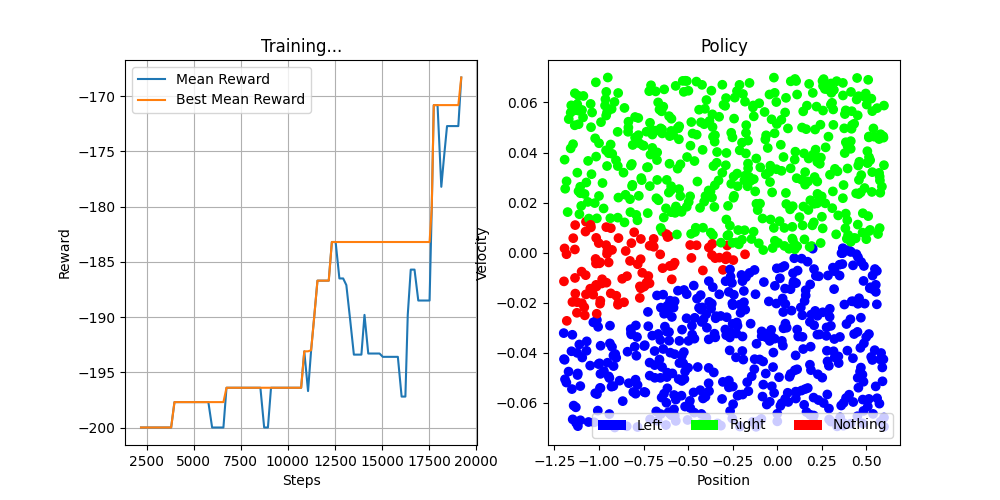

Here is the Python script that generated this plot:
import copy
from collections import namedtuple
from itertools import count
import math
import random
import numpy as np 
import time

import gym

import torch
import torch.nn as nn
import torch.optim as optim
import torch.nn.functional as F
import torchvision.transforms as T

from collections import namedtuple
import random
from PIL import Image
import pandas as pd

import matplotlib.pyplot as plt
import matplotlib.patches as mpatches
from matplotlib.colors import ListedColormap

def plot(steps,mean_rewards,best_mean_rewards,policy):
    fig = plt.figure(figsize=(10,5)) 
    plt1 = fig.add_subplot(121)
    plt2 = fig.add_subplot(122) 

    plt1.plot(steps,mean_rewards,label='Mean Reward')
    plt1.plot(steps,best_mean_rewards,label='Best Mean Reward')
    plt1.set_title('Training...')
    plt1.set_xlabel('Steps')
    plt1.set_ylabel('Reward')
    plt1.grid()
    plt1.legend()

    X = np.random.uniform(-1.2, 0.6, 1000)
    Y = np.random.uniform(-0.07, 0.07, 1000)
    Z = []
    for i in range(len(X)):
        _, temp = torch.max(policy(torch.from_numpy(np.array([X[i],Y[i]])).type(torch.FloatTensor)), dim =-1)
        z = temp.item()
        Z.append(z)
    Z = pd.Series(Z)
    colors = {0:'blue',1:'lime',2:'red'}
    colors = Z.apply(lambda x:colors[x])
    labels = ['Left','Right','Nothing']

    plt.set_cmap('brg')
    surf = plt2.scatter(X,Y, c=Z)
    plt2.set_xlabel('Position')
    plt2.set_ylabel('Velocity')
    plt2.set_title('Policy')
    recs = []
    for i in range(0,3):
         recs.append(mpatches.Rectangle((0,0),1,1,fc=sorted(colors.unique())[i]))
    plt2.legend(recs,labels,loc=4,ncol=3)

    plt.savefig('ddqn_mc.png')

def weights_init(m):
    classname = m.__class__.__name__
    if classname.find('Linear') != -1:
        nn.init.normal_(m.weight, 0, 1)

class DQN(nn.Module):
    def __init__(self):

        super(DQN, self).__init__()
        self.fc1 = nn.Linear(2, 200,bias=False)
        self.fc2 = nn.Linear(200, 3,bias=False)
        
    def forward(self, x):
        x = self.fc1(x)
        x = self.fc2(x)
        return x

Transition = namedtuple('Transion', 
                        ('state', 'action', 'next_state', 'reward'))

class ReplayMemory(object):
    def __init__(self, capacity):
        self.capacity = capacity
        self.memory = []
        self.position = 0
        
    def push(self, *args):
        if len(self.memory) < self.capacity:
            self.memory.append(None)
        self.memory[self.position] = Transition(*args)
        self.position = (self.position + 1) % self.capacity
        
    def sample(self, batch_size):
        return random.sample(self.memory, batch_size)
    
    def __len__(self):
        return len(self.memory)


def select_action(state):
    global steps_done
    sample = random.random()
    eps_threshold = EPS_END + (EPS_START - EPS_END)* \
        math.exp(-1. * steps_done / EPS_DECAY)
    steps_done += 1
    if sample > eps_threshold:
        with torch.no_grad():
            return policy_net(state.to(device)).max(1)[1].view(1,1)
    else:
        return torch.tensor([[random.randrange(3)]], device=device, dtype=torch.long)

    
def optimize_model():
    if len(memory) < BATCH_SIZE:
        return

    for index in range(50):
        transitions = memory.sample(BATCH_SIZE)
        batch = Transition(*zip(*transitions))
        
        actions = tuple((map(lambda a: torch.tensor([[a]], device=device), batch.action))) 
        rewards = tuple((map(lambda r: torch.tensor([r], device=device), batch.reward))) 

        non_final_mask = torch.tensor(
            tuple(map(lambda s: s is not None, batch.next_state)),
            device=device, dtype=torch.uint8)
        
        non_final_next_states = torch.cat([s for s in batch.next_state
                                           if s is not None]).to(device)
        

        state_batch = torch.cat(batch.state).to(device)
        action_batch = torch.cat(actions)
        reward_batch = torch.cat(rewards)
        
        state_action_values = policy_net(state_batch).gather(1, action_batch)
        
        next_state_values = torch.zeros(BATCH_SIZE, device=device)
        with torch.no_grad():
            _, next_state_actions = policy_net(non_final_next_states).max(1, keepdim=True)
        next_state_values[non_final_mask] = target_net(non_final_next_states).gather(1, next_state_actions).squeeze(1).detach()

        expected_state_action_values = (next_state_values * GAMMA) + reward_batch
        
        loss = F.mse_loss(state_action_values, expected_state_action_values.unsqueeze(1))
        
        optimizer.zero_grad()
        loss.backward()
        for param in policy_net.parameters():
            param.grad.data.clamp_(-1, 1)
        optimizer.step()

# transform  =  T.Compose([T.ToPILImage(), T.Grayscale(),T.Resize((64,64)), T.ToTensor()])
def get_state(obs, prev_state=None):
    state = np.array(obs)
    state = torch.from_numpy(state).type(torch.FloatTensor)
    return state.unsqueeze(0)

def train(env, n_episodes, render=False):
    steps = []
    rewards = []
    mean_rewards = []
    
    best_mean_rewards = []
    best_mean_reward = -200.0

    successes = 0
    for episode in range(n_episodes):
        obs = env.reset()
        state = get_state(obs)
        # print(state.shape)
        total_reward = 0.0
        for t in count():
            action = select_action(state)

            if render:
                env.render()
            action = action.item()
            obs, reward, done, info = env.step(action)
            
            total_reward += reward

            reward = obs[0] + 0.5
            if obs[0] >= 0.5:
                reward += 1.0
            

            if not done:
                next_state = get_state(obs, state)
            else:
                next_state = None

            reward = torch.tensor([reward], device=device)

            memory.push(state, action, next_state, reward.to('cpu'))
            state = next_state

            if steps_done > INITIAL_MEMORY:
                optimize_model()

            if done:
                if obs[0] >= 0.5:
                    successes +=1
                break
        if (episode+1) % TARGET_UPDATE == 0:
            target_net.load_state_dict(policy_net.state_dict())
        rewards.append(total_reward)
        if episode >= 5:
            steps.append(steps_done)
            mean_reward = np.mean(rewards[-5:])
            mean_rewards.append(mean_reward)
            best_mean_reward = max(mean_reward,best_mean_reward)
            best_mean_rewards.append(best_mean_reward)
        print('Total steps: {} \t Episode: {}/{} \t Total reward: {} \t Success {}'.format(steps_done, episode, t, total_reward, successes))
    env.close()
    d = {'steps':steps, 'mean_rewards': mean_rewards, 'best_mean_rewards':best_mean_rewards}
    np.save('./ddqn_results.npy',d)
    plot(steps,mean_rewards,best_mean_rewards,policy_net)
    return


if __name__ == '__main__':
    # set device
    device = torch.device("cpu")

    # hyperparameters
    BATCH_SIZE = 64
    GAMMA = 0.9
    EPS_START = 1.0
    EPS_END = 0.02
    EPS_DECAY = 1000
    TARGET_UPDATE = 5
    INITIAL_MEMORY = 1000
    MEMORY_SIZE = 1* INITIAL_MEMORY
    NUM_EPISODES = 100

    # create networks
    policy_net = DQN().to(device)
    # policy_net.apply(weights_init)
    target_net = DQN().to(device)
    target_net.load_state_dict(policy_net.state_dict())

    # setup optimizer
    optimizer = optim.Adam(policy_net.parameters(), lr=1e-4)

    steps_done = 0

    # create environment
    env = gym.make('MountainCar-v0')
    # env = make_env(env)

    # initialize replay memory
    memory = ReplayMemory(MEMORY_SIZE)
    
    # train model
    train(env, NUM_EPISODES)

    torch.save(policy_net, "./ddqn_mc.pt")
    # policy_net = torch.load("dqn_pong_model")
    # test(env, 1, policy_net, render=False)